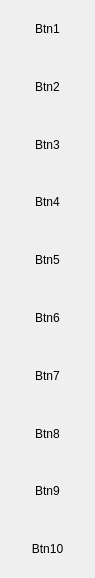
<?xml version="1.0" encoding="UTF-8"?>
<ui version="4.0">
 <class>Form</class>
 <widget class="QWidget" name="Form">
  <property name="geometry">
   <rect>
    <x>0</x>
    <y>0</y>
    <width>95</width>
    <height>578</height>
   </rect>
  </property>
  <property name="sizePolicy">
   <sizepolicy hsizetype="MinimumExpanding" vsizetype="MinimumExpanding">
    <horstretch>0</horstretch>
    <verstretch>0</verstretch>
   </sizepolicy>
  </property>
  <property name="windowTitle">
   <string>Form</string>
  </property>
  <property name="styleSheet">
   <string notr="true">/* Suppression des bordures natives et du fond */
QToolButton {
    border: none;
    background: transparent;
    outline: none; /* Supprime le pointillé de focus si présent */
}

/* Outil sélectionné et validé */
QToolButton:checked {
    background-color: rgba(100, 150, 200, 0.4);
    border: none;
}

/* Apparence au survol */
QToolButton:hover {
    background-color: rgba(100, 150, 200, 0.2);
    border: none;
}

/* État combiné : outil sélectionné et survolé */
QToolButton:checked:hover {
    background-color: rgba(100, 150, 200, 0.5);
    border: none;
}</string>
  </property>
  <layout class="QVBoxLayout" name="verticalLayout">
   <property name="spacing">
    <number>0</number>
   </property>
   <property name="leftMargin">
    <number>0</number>
   </property>
   <property name="topMargin">
    <number>0</number>
   </property>
   <property name="rightMargin">
    <number>0</number>
   </property>
   <property name="bottomMargin">
    <number>0</number>
   </property>
   <item>
    <layout class="QGridLayout" name="gridLayout_1">
     <property name="spacing">
      <number>5</number>
     </property>
     <item row="0" column="0">
      <widget class="QToolButton" name="toolButton_1">
       <property name="sizePolicy">
        <sizepolicy hsizetype="Minimum" vsizetype="Minimum">
         <horstretch>0</horstretch>
         <verstretch>0</verstretch>
        </sizepolicy>
       </property>
       <property name="minimumSize">
        <size>
         <width>32</width>
         <height>32</height>
        </size>
       </property>
       <property name="maximumSize">
        <size>
         <width>16777215</width>
         <height>16777215</height>
        </size>
       </property>
       <property name="text">
        <string>Btn1</string>
       </property>
       <property name="iconSize">
        <size>
         <width>150</width>
         <height>40</height>
        </size>
       </property>
      </widget>
     </item>
    </layout>
   </item>
   <item>
    <layout class="QHBoxLayout" name="horizontalLayout">
     <property name="spacing">
      <number>5</number>
     </property>
     <item>
      <widget class="QToolButton" name="toolButton_2">
       <property name="sizePolicy">
        <sizepolicy hsizetype="Minimum" vsizetype="Minimum">
         <horstretch>0</horstretch>
         <verstretch>0</verstretch>
        </sizepolicy>
       </property>
       <property name="minimumSize">
        <size>
         <width>32</width>
         <height>32</height>
        </size>
       </property>
       <property name="maximumSize">
        <size>
         <width>16777215</width>
         <height>16777215</height>
        </size>
       </property>
       <property name="text">
        <string>Btn2</string>
       </property>
       <property name="iconSize">
        <size>
         <width>150</width>
         <height>40</height>
        </size>
       </property>
      </widget>
     </item>
    </layout>
   </item>
   <item>
    <layout class="QGridLayout" name="gridLayout_3">
     <property name="spacing">
      <number>5</number>
     </property>
     <item row="0" column="0">
      <widget class="QToolButton" name="toolButton_3">
       <property name="sizePolicy">
        <sizepolicy hsizetype="Minimum" vsizetype="Minimum">
         <horstretch>0</horstretch>
         <verstretch>0</verstretch>
        </sizepolicy>
       </property>
       <property name="minimumSize">
        <size>
         <width>32</width>
         <height>32</height>
        </size>
       </property>
       <property name="maximumSize">
        <size>
         <width>16777215</width>
         <height>16777215</height>
        </size>
       </property>
       <property name="text">
        <string>Btn3</string>
       </property>
       <property name="iconSize">
        <size>
         <width>150</width>
         <height>40</height>
        </size>
       </property>
      </widget>
     </item>
    </layout>
   </item>
   <item>
    <layout class="QGridLayout" name="gridLayout_4">
     <property name="spacing">
      <number>5</number>
     </property>
     <item row="0" column="0">
      <widget class="QToolButton" name="toolButton_4">
       <property name="sizePolicy">
        <sizepolicy hsizetype="Minimum" vsizetype="Minimum">
         <horstretch>0</horstretch>
         <verstretch>0</verstretch>
        </sizepolicy>
       </property>
       <property name="minimumSize">
        <size>
         <width>32</width>
         <height>32</height>
        </size>
       </property>
       <property name="maximumSize">
        <size>
         <width>16777215</width>
         <height>16777215</height>
        </size>
       </property>
       <property name="text">
        <string>Btn4</string>
       </property>
       <property name="iconSize">
        <size>
         <width>150</width>
         <height>40</height>
        </size>
       </property>
      </widget>
     </item>
    </layout>
   </item>
   <item>
    <layout class="QGridLayout" name="gridLayout_5">
     <property name="spacing">
      <number>5</number>
     </property>
     <item row="0" column="0">
      <widget class="QToolButton" name="toolButton_5">
       <property name="sizePolicy">
        <sizepolicy hsizetype="Minimum" vsizetype="Minimum">
         <horstretch>0</horstretch>
         <verstretch>0</verstretch>
        </sizepolicy>
       </property>
       <property name="minimumSize">
        <size>
         <width>32</width>
         <height>32</height>
        </size>
       </property>
       <property name="maximumSize">
        <size>
         <width>16777215</width>
         <height>16777215</height>
        </size>
       </property>
       <property name="text">
        <string>Btn5</string>
       </property>
       <property name="iconSize">
        <size>
         <width>150</width>
         <height>40</height>
        </size>
       </property>
      </widget>
     </item>
    </layout>
   </item>
   <item>
    <layout class="QGridLayout" name="gridLayout_6_">
     <property name="spacing">
      <number>5</number>
     </property>
     <item row="0" column="0">
      <widget class="QToolButton" name="toolButton_6">
       <property name="sizePolicy">
        <sizepolicy hsizetype="Minimum" vsizetype="Minimum">
         <horstretch>0</horstretch>
         <verstretch>0</verstretch>
        </sizepolicy>
       </property>
       <property name="minimumSize">
        <size>
         <width>32</width>
         <height>32</height>
        </size>
       </property>
       <property name="maximumSize">
        <size>
         <width>16777215</width>
         <height>16777215</height>
        </size>
       </property>
       <property name="text">
        <string>Btn6</string>
       </property>
       <property name="iconSize">
        <size>
         <width>150</width>
         <height>40</height>
        </size>
       </property>
      </widget>
     </item>
    </layout>
   </item>
   <item>
    <layout class="QGridLayout" name="gridLayout_7">
     <property name="spacing">
      <number>5</number>
     </property>
     <item row="0" column="0">
      <widget class="QToolButton" name="toolButton_7">
       <property name="sizePolicy">
        <sizepolicy hsizetype="Minimum" vsizetype="Minimum">
         <horstretch>0</horstretch>
         <verstretch>0</verstretch>
        </sizepolicy>
       </property>
       <property name="minimumSize">
        <size>
         <width>32</width>
         <height>32</height>
        </size>
       </property>
       <property name="maximumSize">
        <size>
         <width>16777215</width>
         <height>16777215</height>
        </size>
       </property>
       <property name="text">
        <string>Btn7</string>
       </property>
       <property name="iconSize">
        <size>
         <width>150</width>
         <height>40</height>
        </size>
       </property>
      </widget>
     </item>
    </layout>
   </item>
   <item>
    <layout class="QGridLayout" name="gridLayout_8">
     <property name="spacing">
      <number>5</number>
     </property>
     <item row="0" column="0">
      <widget class="QToolButton" name="toolButton_8">
       <property name="sizePolicy">
        <sizepolicy hsizetype="Minimum" vsizetype="Minimum">
         <horstretch>0</horstretch>
         <verstretch>0</verstretch>
        </sizepolicy>
       </property>
       <property name="minimumSize">
        <size>
         <width>32</width>
         <height>32</height>
        </size>
       </property>
       <property name="maximumSize">
        <size>
         <width>16777215</width>
         <height>16777215</height>
        </size>
       </property>
       <property name="text">
        <string>Btn8</string>
       </property>
       <property name="iconSize">
        <size>
         <width>150</width>
         <height>40</height>
        </size>
       </property>
      </widget>
     </item>
    </layout>
   </item>
   <item>
    <layout class="QGridLayout" name="gridLayout_9">
     <property name="spacing">
      <number>5</number>
     </property>
     <item row="0" column="0">
      <widget class="QToolButton" name="toolButton_9_">
       <property name="sizePolicy">
        <sizepolicy hsizetype="Minimum" vsizetype="Minimum">
         <horstretch>0</horstretch>
         <verstretch>0</verstretch>
        </sizepolicy>
       </property>
       <property name="minimumSize">
        <size>
         <width>32</width>
         <height>32</height>
        </size>
       </property>
       <property name="maximumSize">
        <size>
         <width>16777215</width>
         <height>16777215</height>
        </size>
       </property>
       <property name="text">
        <string>Btn9</string>
       </property>
       <property name="iconSize">
        <size>
         <width>150</width>
         <height>40</height>
        </size>
       </property>
      </widget>
     </item>
    </layout>
   </item>
   <item>
    <layout class="QGridLayout" name="gridLayout_10">
     <property name="spacing">
      <number>5</number>
     </property>
     <item row="0" column="0">
      <widget class="QToolButton" name="toolButton_10">
       <property name="sizePolicy">
        <sizepolicy hsizetype="Minimum" vsizetype="Minimum">
         <horstretch>0</horstretch>
         <verstretch>0</verstretch>
        </sizepolicy>
       </property>
       <property name="minimumSize">
        <size>
         <width>32</width>
         <height>32</height>
        </size>
       </property>
       <property name="maximumSize">
        <size>
         <width>16777215</width>
         <height>16777215</height>
        </size>
       </property>
       <property name="text">
        <string>Btn10</string>
       </property>
       <property name="iconSize">
        <size>
         <width>150</width>
         <height>40</height>
        </size>
       </property>
      </widget>
     </item>
    </layout>
   </item>
  </layout>
 </widget>
 <resources/>
 <connections/>
</ui>
